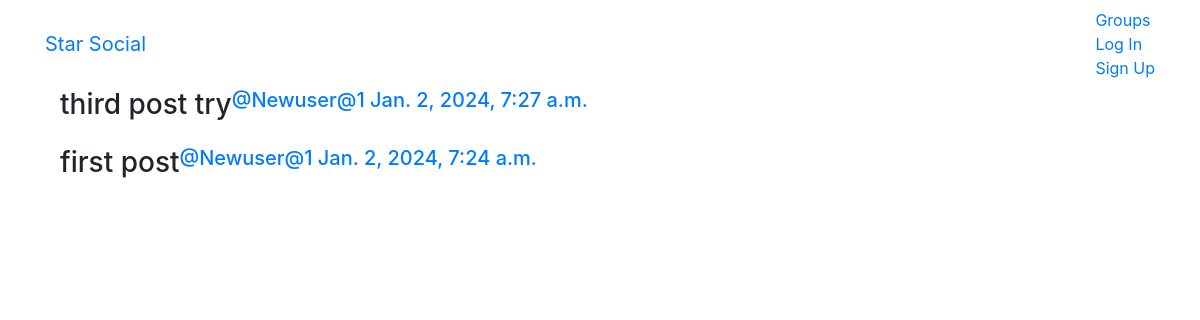
/posts/, run on the app's committed database.
### posts/models.py (models this page shows, shortened)
class Post(models.Model):
    user = models.ForeignKey(User,related_name='posts',on_delete=models.CASCADE)
    created_at = models.DateTimeField(auto_now=True)
    message = models.TextField()
    message_html = models.TextField(editable=False)
    group = models.ForeignKey(Group,related_name='posts',null=True,blank=True,on_delete=models.CASCADE)
    class Meta():
        ordering = ['-created_at']
        unique_together = ['user','message']

### posts/views.py (the view)
# urls.py: path('',views.PostList.as_view(),name='all'),
class PostList(SelectRelatedMixin,generic.ListView):
    model = models.Post
    select_related = ('user','group')

### posts/templates/posts/post_list.html (shortened to what this page needs)
{% extends 'posts/post_base.html' %}
{% block post_content %}
<div class="col-md-8">
  {% for post in post_list %}
    {% include 'posts/_post.html' %}
  {% endfor %}
</div>
{% endblock %}

### posts/templates/posts/_post.html (shortened to what this page needs)
<div class="post media">
  <h3>{{post.message_html|safe}}</h3>
  <div class="media-body">
    <h5 class='media-heading'>
      <span class='username'>
        <a href="{% url 'posts:for_user' username=post.user.username %}">@{{post.user.username}}</a>
      </span>
      <time class="time">
        <a href="{% url 'posts:single' username=post.user.username pk=post.pk %}">{{post.created_at}}</a>
      </time>
    </h5>
  </div>
</div>

### data on the page
Post: message_html "third post try", user.username "Newuser@1", created_at "Jan. 2, 2024, 7:27 a.m."
Post: message_html "first post", user.username "Newuser@1", created_at "Jan. 2, 2024, 7:24 a.m."
